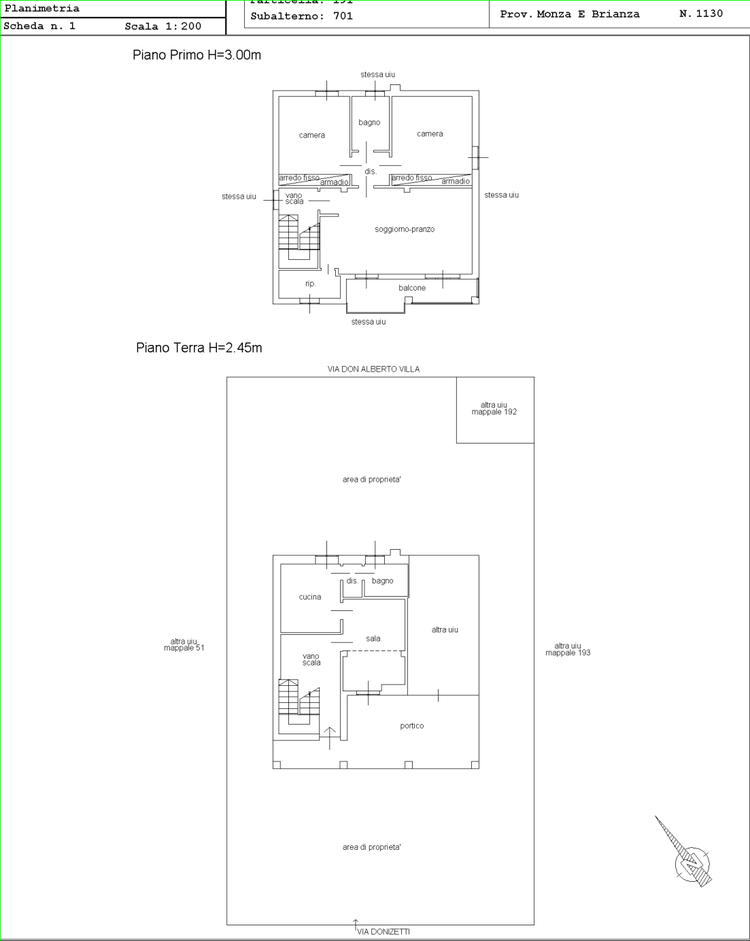
#> input picture PlanParser/base_rectangle.png, 750 x 941 px, shrunk from 1103 x 1383 before the run
$ python -i expand_from_center.py   (imports and definitions only)
#> lines starting #> are read from the running program, lines starting #| are printed output that depends on the picture; after the words box and inside, x2 and y2 are one past the last pixel; in counts of white or black regions, pixels touching at a corner belong together
import cv2
import numpy as np
import fitz
from PIL import Image
import io

def render_pdf_to_gray(pdf_path, zoom=2.0):
    """
    Carica la prima pagina del PDF e restituisce un array grayscale.
    """
    doc = fitz.open(pdf_path)
    page = doc.load_page(0)
    pix = page.get_pixmap(matrix=fitz.Matrix(zoom, zoom), colorspace=fitz.csGRAY)
    return np.array(Image.open(io.BytesIO(pix.tobytes("png"))))

def detect_hough_lines(gray, min_len_ratio=0.3):
    """
    Applica Canny + HoughLinesP per ottenere liste di:
    - horiz: linee quasi orizzontali (y, x0, x1)
    - vert: linee quasi verticali  (x, y0, y1)
    """
    h, w = gray.shape
    edges = cv2.Canny(gray, 50, 150)
    min_len = int(min(w, h) * min_len_ratio)
    raw = cv2.HoughLinesP(edges, 1, np.pi/180, threshold=80,
                          minLineLength=min_len, maxLineGap=10)
    horiz, vert = [], []
    if raw is not None:
        for x0,y0,x1,y1 in raw[:,0]:
            if abs(y1-y0) <= 2:           # orizzontale
                horiz.append((y0, min(x0,x1), max(x0,x1)))
            elif abs(x1-x0) <= 2:         # verticale
                vert.append((x0, min(y0,y1), max(y0,y1)))
    return horiz, vert

def trace_side(center, horiz, vert, direction, img_shape):
    """
    Dato il centro e le liste horiz/vert, estende:
    - direction='left' o 'right'
    Ritorna (x, y) del lato trovato o fallback al bordo.
    """
    w, h = img_shape[1], img_shape[0]
    cx, cy = center
    best = None
    best_len = -1

    for y, x0, x1 in horiz:
        if abs(y - cy) > 2: continue
        # controlla che la linea copra il centro
        if not (x0 <= cx <= x1): continue

        # determinare il punto di espansione
        x_bar = x0 if direction=='left' else x1
        # cerca la verticale più lunga che passi per (x_bar,y)
        for xv, y0, y1 in vert:
            if abs(xv - x_bar) <= 2 and y0 <= y <= y1:
                length = y1 - y0
                if length > best_len:
                    best_len = length
                    best = (x_bar, y)

    # fallback: bordo pagina
    if best is None:
        return (0, cy) if direction=='left' else (w-1, cy)
    return best

def build_frame(gray):
    """
    Esegue:
    1. trova centro
    2. estrae horiz/vert
    3. traccia left/right/top/bottom con fallback
    4. salva debug di ogni step e del rettangolo finale
    """
    h, w = gray.shape
    center = (w//2, h//2)

    # debug: centro
    dbg = cv2.cvtColor(gray, cv2.COLOR_GRAY2BGR)
    cv2.circle(dbg, center, 5, (255,0,0), -1)
    cv2.imwrite("debug_center.png", dbg)

    # 1) estrai linee Hough
    horiz, vert = detect_hough_lines(gray)

    # 2) left & right
    left_pt  = trace_side(center, horiz, vert, 'left',  gray.shape)
    right_pt = trace_side(center, horiz, vert, 'right', gray.shape)

    # Rotazione per top/bottom (scambiamo x<->y)
    horiz_r = [(x, y0, y1) for x,y0,y1 in vert]
    vert_r  = [(y, x0, x1) for y,x0,x1 in horiz]
    center_r = (center[1], center[0])

    # 3) top & bottom
    top_pt    = trace_side(center_r, horiz_r, vert_r, 'left',  gray.T.shape)
    bottom_pt = trace_side(center_r, horiz_r, vert_r, 'right', gray.T.shape)

    # ricostruisci coordinate finali
    x0, _ = left_pt
    x1, _ = right_pt
    _, y0 = top_pt
    _, y1 = bottom_pt

    # debug: disegna i lati
    dbg2 = cv2.cvtColor(gray, cv2.COLOR_GRAY2BGR)
    cv2.line(dbg2, (x0,0),(x0,h),(0,255,255),2)
    cv2.line(dbg2, (x1,0),(x1,h),(0,255,255),2)
    cv2.line(dbg2, (0,y0),(w,y0),(0,255,255),2)
    cv2.line(dbg2, (0,y1),(w,y1),(0,255,255),2)
    cv2.imwrite("debug_sides.png", dbg2)

    # rettangolo finale
    final = dbg2.copy()
    cv2.rectangle(final, (x0,y0),(x1,y1),(0,0,255),2)
    cv2.imwrite("debug_frame_final.png", final)

    print(f"Frame: x0={x0}, y0={y0}, x1={x1}, y1={y1}")
    return x0, y0, x1, y1

# [4 lines not run here, left out]

>>> import cv2
>>> picture = cv2.imread('base_rectangle.png', cv2.IMREAD_GRAYSCALE)
#> picture: shape (941, 750); min 0, max 255, mean 250.7
>>> result = build_frame(picture)
#> in build_frame, `cv2.circle(dbg, center, 5, (255,0,0), -1)`: dbg: shape (941, 750, 3); mean B, G, R 250.7, 250.7, 250.7
#> in detect_hough_lines, `edges = cv2.Canny(gray, 50, 150)`:
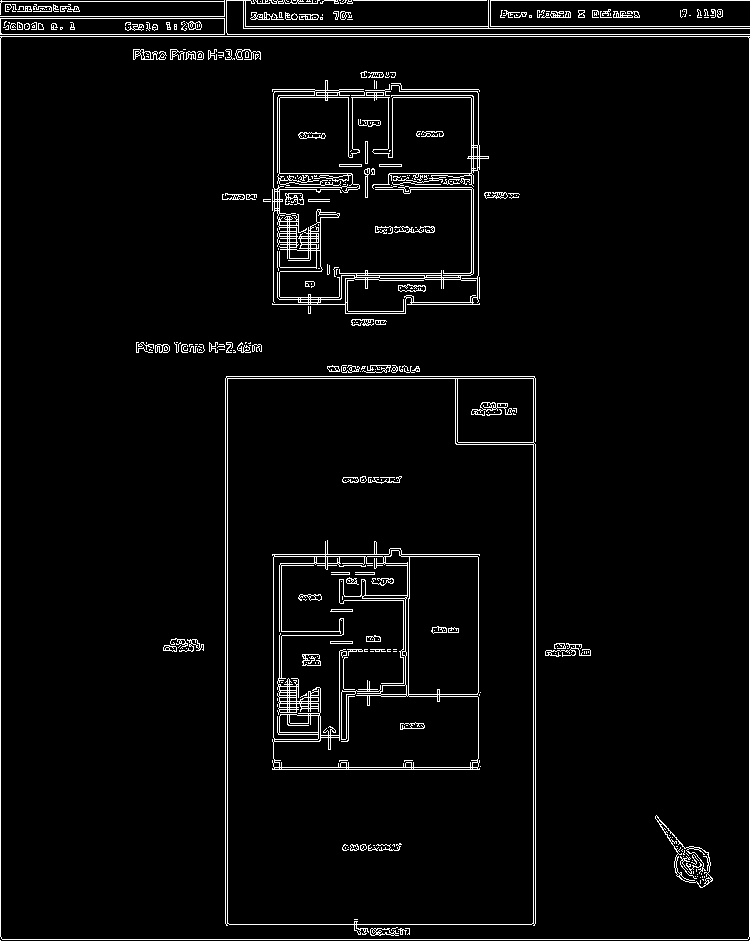
#> edges: shape (941, 750); 3.9% white in thin lines or dots
#> in detect_hough_lines, `raw = cv2.HoughLinesP(edges, 1, np.pi/180, threshold=80, minLineLength..`: raw = 18 rows, first 6: [0, 940, 0, 1], [749, 940, 749, 26], [227, 925, 227, 376], [2, 939, 747, 939], [1, 34, 748, 34], [1, 36, 748, 36]
#> the loop in detect_hough_lines, `for x0,y0,x1,y1 in raw[:,0]:` made 18 passes
#> (x0, y0, x1, y1) on passes 1 to 12: (0, 940, 0, 1), (749, 940, 749, 26), (227, 925, 227, 376), (2, 939, 747, 939), (1, 34, 748, 34), (1, 36, 748, 36), (243, 26, 748, 26), (225, 923, 225, 378), (535, 923, 535, 378), (533, 925, 533, 376), (243, 28, 748, 28), (224, 0, 749, 0)
#> after the loop in detect_hough_lines, `for x0,y0,x1,y1 in raw[:,0]:`: horiz = [(939, 2, 747), (34, 1, 748), (36, 1, 748), (26, 243, 748), (28, 243, 748), (0, 224, 749), (376, 226, 534), (1, 1, 226), (16, 1, 226), (924, 226, 534), (18, 1, 226), (378, 228, 532)]; vert = [(0, 1, 940), (749, 26, 940), (227, 376, 925), (225, 378, 923), (535, 378, 923), (533, 376, 925)]
#> the loop in trace_side, `for y, x0, x1 in horiz:` made 12 passes
#> after the loop in trace_side, `for y, x0, x1 in horiz:`: best_len = -1
#> in build_frame, `left_pt  = trace_side(center, horiz, vert, 'left',  gray.shape)`: left_pt = (0, 470)
#> the loop in trace_side (call 2), `for y, x0, x1 in horiz:` made 12 passes
#> in build_frame, `right_pt = trace_side(center, horiz, vert, 'right', gray.shape)`: right_pt = (749, 470)
#> in build_frame, `horiz_r = [(x, y0, y1) for x,y0,y1 in vert]`: horiz_r has the same summary as vert in detect_hough_lines
#> in build_frame, `vert_r  = [(y, x0, x1) for y,x0,x1 in horiz]`: vert_r has the same summary as horiz in detect_hough_lines
#> in build_frame, `top_pt    = trace_side(center_r, horiz_r, vert_r, 'left',  gray.T.shape)`: top_pt = (0, 375)
#> in build_frame, `bottom_pt = trace_side(center_r, horiz_r, vert_r, 'right', gray.T.shape)`: bottom_pt = (940, 375)
#> in build_frame, `x0, _ = left_pt`: x0 = 0
#> in build_frame, `x1, _ = right_pt`: x1 = 749
#> in build_frame, `_, y0 = top_pt`: y0 = 375
#> in build_frame, `cv2.line(dbg2, (0,y0),(w,y0),(0,255,255),2)`:
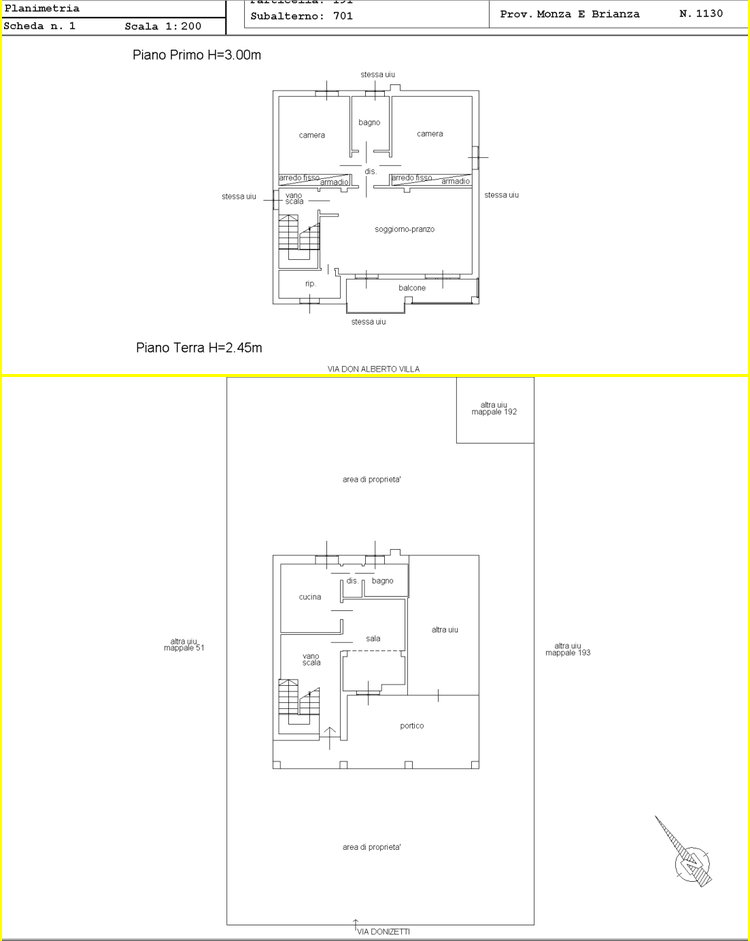
#> dbg2: shape (941, 750, 3); mean B, G, R 248.8, 251, 251
#> in build_frame, `cv2.rectangle(final, (x0,y0),(x1,y1),(0,0,255),2)`:
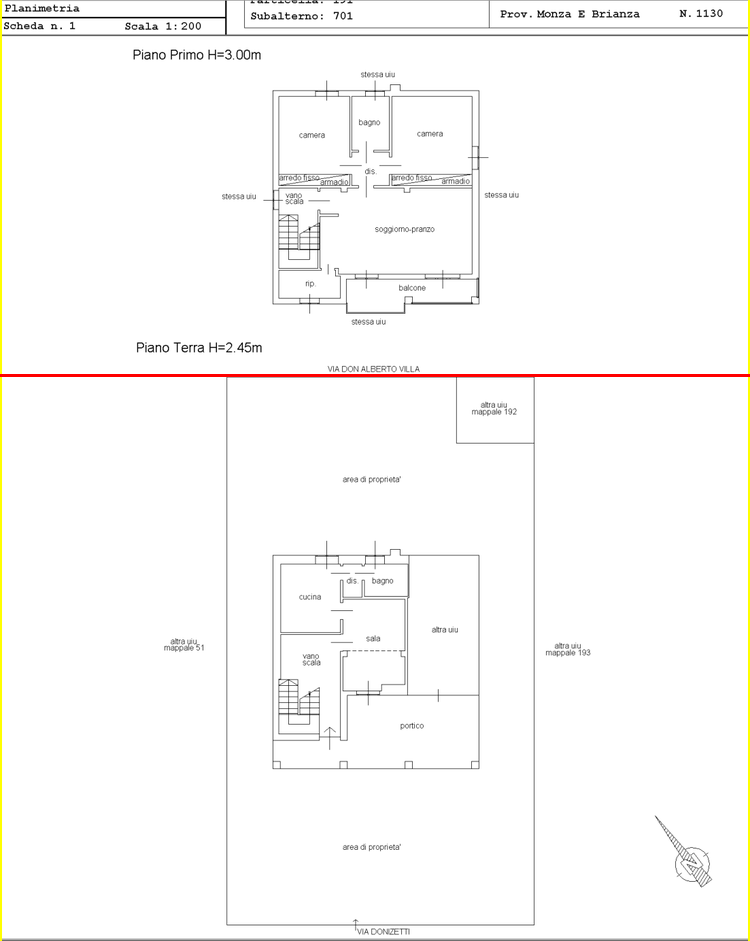
#> final: shape (941, 750, 3); 0.32% of pixels changed, all inside (x1, y1, x2, y2) = (0, 374, 750, 377)
#| Frame: x0=0, y0=375, x1=749, y1=375
#> result = (0, 375, 749, 375)

$ run again, on PlanParser/largest_rect_debug.png
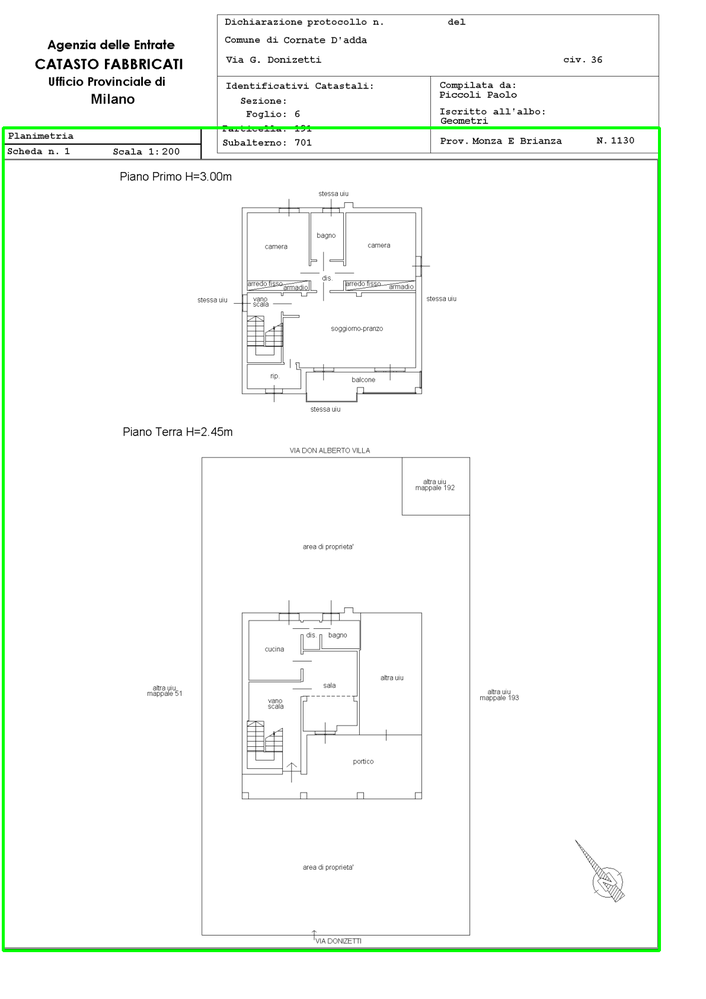
#> input picture PlanParser/largest_rect_debug.png, 706 x 999 px, shrunk from 1191 x 1684 before the run
#> in detect_hough_lines, `edges = cv2.Canny(gray, 50, 150)`:
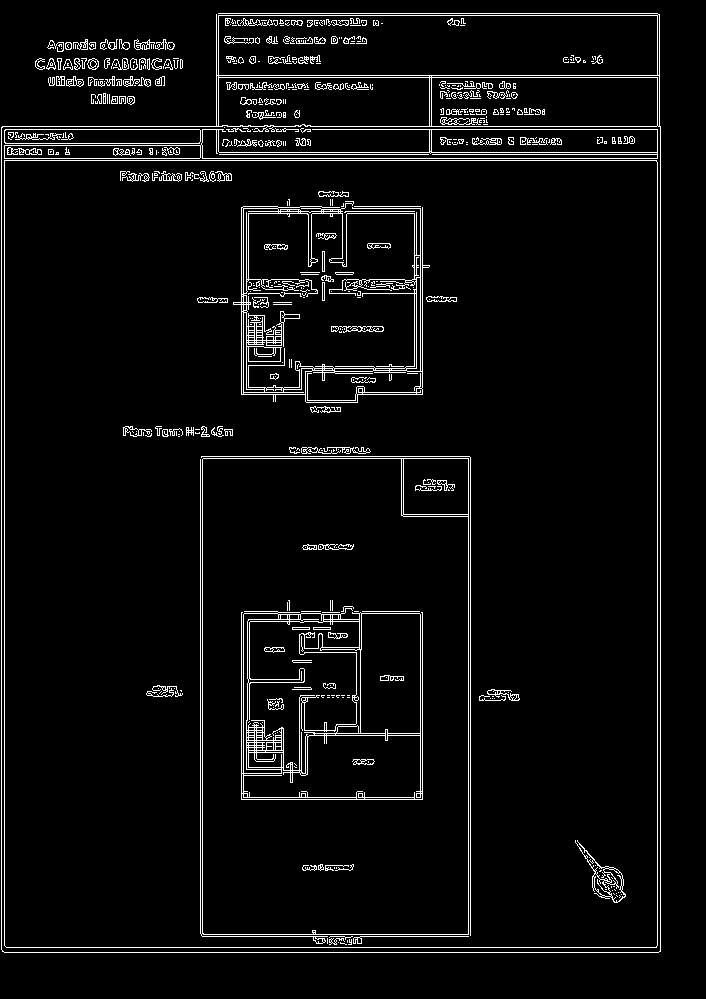
#> edges: shape (999, 706); 4.8% white in thin lines or dots, all inside (x1, y1, x2, y2) = (1, 13, 661, 953)
#> raw = 24 rows, first 6: [657, 952, 657, 13], [1, 129, 660, 129], [660, 951, 660, 126], [2, 126, 659, 126], [4, 952, 658, 952], [1, 949, 1, 127]
#> the loop in detect_hough_lines, `for x0,y0,x1,y1 in raw[:,0]:` made 24 passes
#> after the loop in detect_hough_lines, `for x0,y0,x1,y1 in raw[:,0]:`: horiz = [(129, 1, 660), (126, 2, 659), (952, 4, 658), (947, 6, 656), (158, 5, 656), (160, 5, 656), (154, 219, 656), (15, 216, 659), (75, 216, 659), (152, 216, 656), (77, 216, 659), (13, 218, 656), (456, 201, 469), (934, 201, 467), (936, 203, 467), (458, 203, 467)]; vert = [(657, 13, 952), (660, 126, 951), (1, 127, 949), (4, 130, 945), (202, 456, 936), (470, 457, 935), (200, 459, 933), (468, 456, 936)]
#> the loop in trace_side, `for y, x0, x1 in horiz:` made 16 passes
#> after the loop in trace_side, `for y, x0, x1 in horiz:`: best_len = -1
#> left_pt = (0, 499)
#> the loop in trace_side (call 2), `for y, x0, x1 in horiz:` made 16 passes
#> right_pt = (705, 499)
#> horiz_r has the same summary as vert in detect_hough_lines
#> vert_r has the same summary as horiz in detect_hough_lines
#> top_pt = (0, 353)
#> bottom_pt = (998, 353)
#> in build_frame, `x0, _ = left_pt`: x0 = 0
#> in build_frame, `x1, _ = right_pt`: x1 = 705
#> in build_frame, `_, y0 = top_pt`: y0 = 353
#> in build_frame, `cv2.rectangle(final, (x0,y0),(x1,y1),(0,0,255),2)`:
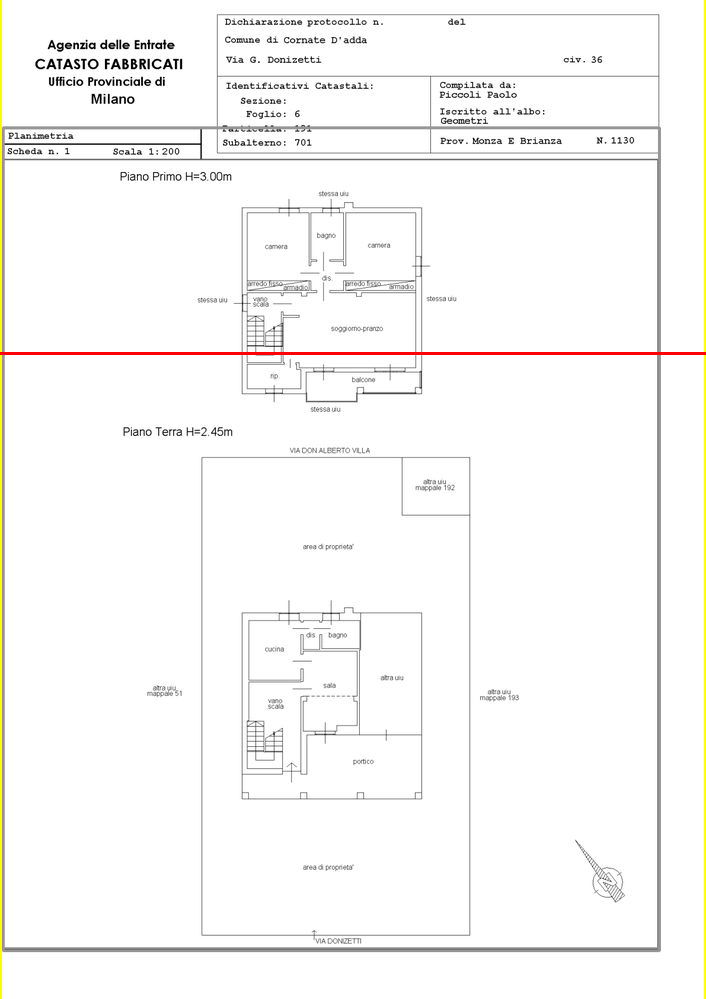
#> final: shape (999, 706, 3); mean B, G, R 246.8, 248.3, 249
#| Frame: x0=0, y0=353, x1=705, y1=353
#> result = (0, 353, 705, 353)
